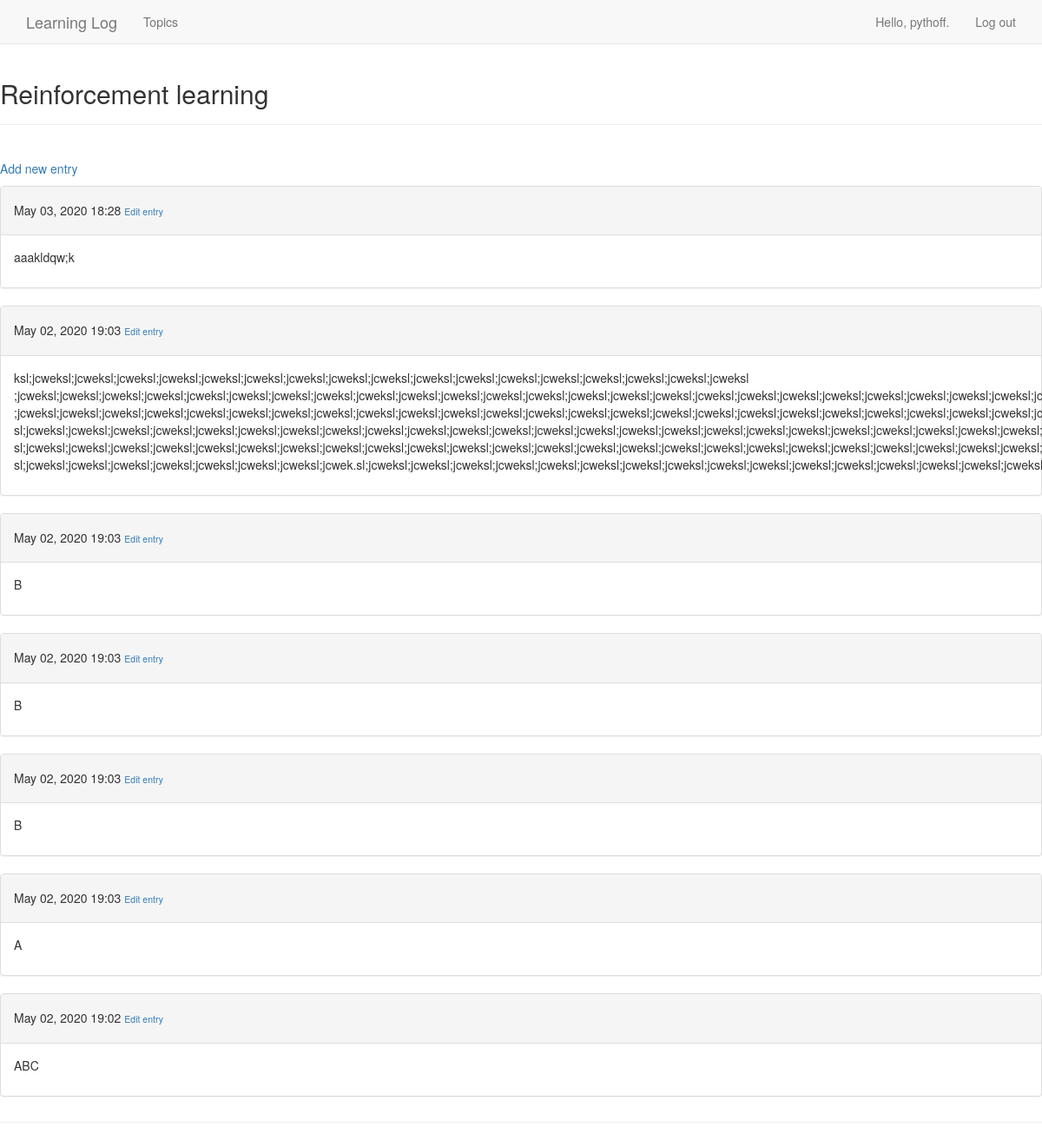
Before: /topics/1/ (signed in) with the older database file.
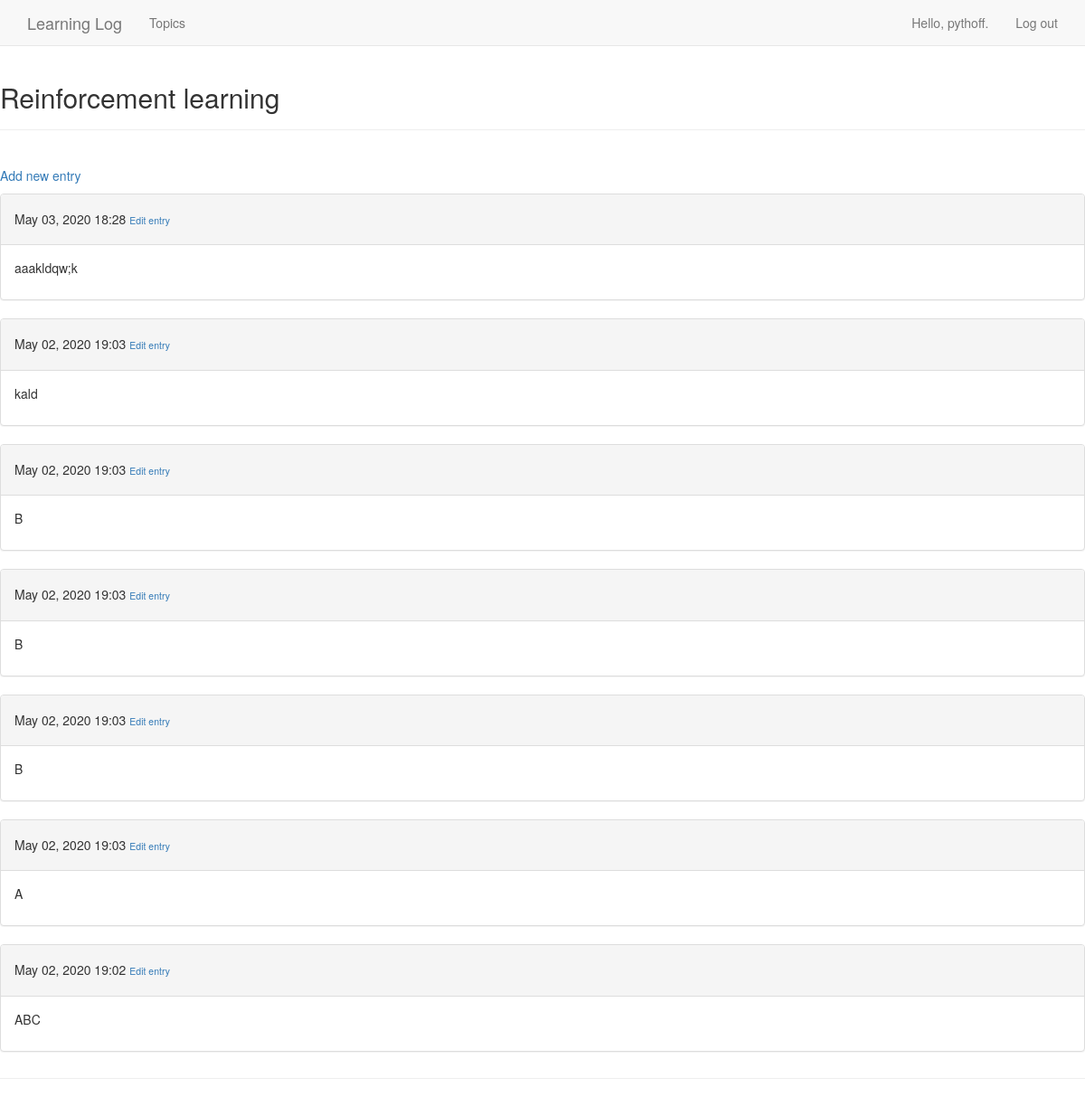
After: the same page with the newer database file.
### learning_logs/models.py (models this page shows, shortened)
class Entry(models.Model):
    topic = models.ForeignKey(Topic, on_delete=models.CASCADE)
    text = models.TextField()
    date_added = models.DateTimeField(auto_now_add=True)
    class Meta:
        verbose_name_plural = 'entries'

### learning_logs/views.py (the view)
# urls.py: re_path(r'^topics/(?P<topic_id>\d+)/$', views.topic, name='topic'),
@login_required
def topic(request, topic_id):
    topic = Topic.objects.get(id=topic_id)
    if topic.owner != request.user:
        raise Http404
    entries = topic.entry_set.order_by('-date_added')
    context = {'topic': topic, 'entries': entries}
    return render(request, 'learning_logs/topic.html', context)

### learning_logs/models.py (called while the page is built)
    def __str__(self):
        return self.text

### learning_logs/templates/learning_logs/topic.html
{% extends 'learning_logs/base.html' %}
{% block header %}
    <h2>{{ topic }}</h2>
{% endblock header %}
{% block content %}
    <p>
        <a href="{% url 'learning_logs:new_entry' topic.id %}">Add new entry</a>
    </p>
    {% for entry in entries %}
        <div class="panel panel-default">
            <div class="panel-heading">
                <h5>
                {{ entry.date_added|date:'M d, Y H:i' }}
                <small>
                    <a href="{% url 'learning_logs:edit_entry' entry.id %}">
                    Edit entry</a>
                </small>
                </h5>
            </div>
            <div class="panel-body">
                {{ entry.text|linebreaks }}
            </div>
        </div>
        {% empty %}
        There are no entries for this topic yet.
    {% endfor %}
{% endblock content %}

Changed rows visible on the page:
changed Entry: text "ksl;jcweksl;jcweksl;jcweksl;jcweksl;jcweksl;jcweksl;jcweksl;jcweksl;jcweksl;jcweksl;jcweksl;jcweksl;jcweksl;jcweksl;jcweksl;jcweksl;jcweksl…" → "kald"
